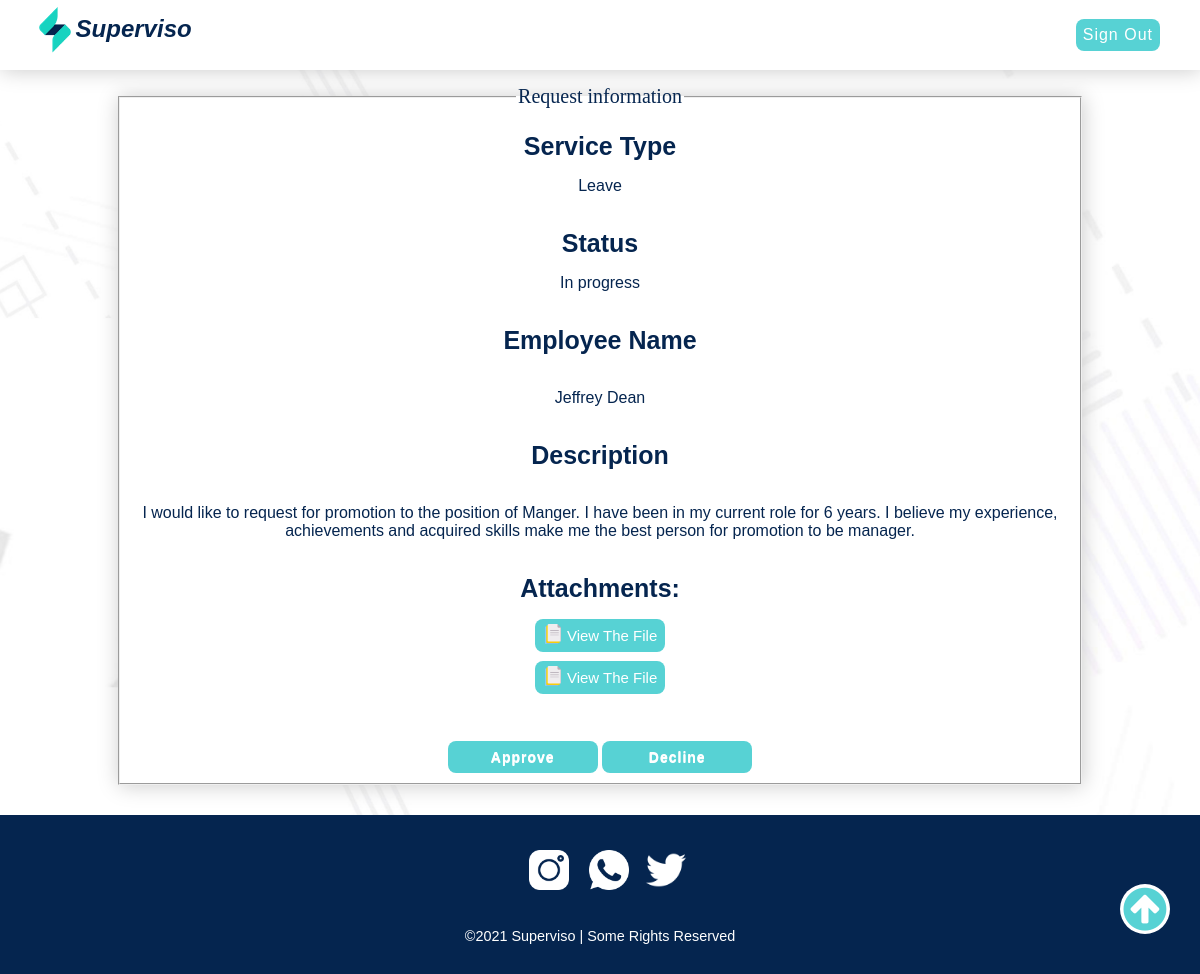
The app's page /request-information-page.php?id=5 (signed in) with its own data.
### tables this page shows
CREATE TABLE `request` (
  `id` int(11) NOT NULL,
  `emp_id` int(4) NOT NULL,
  `service_id` int(4) NOT NULL,
  `description` varchar(1000) NOT NULL,
  `attachment1` varchar(1000) NOT NULL,
  `attachment2` varchar(1000) NOT NULL,
  `status` varchar(30) NOT NULL
);

CREATE TABLE `service` (
  `id` int(11) NOT NULL,
  `type` varchar(20) NOT NULL
);

CREATE TABLE `employee` (
  `id` int(11) NOT NULL,
  `emp_number` int(8) NOT NULL,
  `first_name` varchar(20) NOT NULL,
  `last_name` varchar(20) NOT NULL,
  `job_title` varchar(20) NOT NULL,
  `password` varchar(60) NOT NULL
);

### include/functions.php (called while the page is built, shortened)
<?php
function getRequestInfo($id)
{
    global $conn;
    $id = mysqli_real_escape_string($conn, $id);
    $sql = "SELECT r.*, e.first_name AS emp_first_name, e.last_name AS emp_last_name, s.type AS service_type FROM `Request` r, `Employee` e, `Service` s WHERE r.emp_id = e.id AND r.service_id = s.id AND r.id = '$id';";
    $result = mysqli_query($conn, $sql);
    if ($result) {
        $request = mysqli_fetch_assoc($result);
        return $request;
    }
    return false;
}

### request-information-page.php (the view, shortened to what this page needs)
<?php
require_once('include/db_conn.php');
include('include/functions.php');
if ($_SESSION['is_manager']) {
  $user_type = "manager";
} else {
  $user_type = "employee";
}
$request = false;
if (isset($_GET['id'])) {
  $request_id = $_GET['id'];
  $request = getRequestInfo($request_id);
}
?>
<!DOCTYPE html>
<html lang="en">
<head>
    <link rel="stylesheet" href="css/style2.css">
      <link rel="stylesheet" href="css/requestinfo.css">
    <link rel="stylesheet" href="https://stackpath.bootstrapcdn.com/font-awesome/4.7.0/css/font-awesome.min.css">
</head>
<body>
    <header>
        <div class="navbar">
            <img id="LOGO" src="images/logo.png" height="70" alt="logo">
            <a class="logo" href="index.php" accesskey="h"><em>Superv<span>i</span>so</em></a>
              <a id="Button" href="signout.php"> Sign Out</a>
                </div>
    </header>
<main>
  <form id="editfForm" name="FormE">
    <fieldset>
      <legend id="edit">
        Request information
      </legend>
      <br>
      <?php if ($request) { ?>
        <label for="service" class="Tit"> Service Type </label><br>
        <p> <?php echo $request['service_type'] ;?> </p>
        <br>
        <label for="service" class="Tit"> Status</label><br>
        <p><?php echo $request['status']; ?></p>
        <br>
        <label for="service" class="Tit"> Employee Name </label><br>
        <br>
        <p><?php echo $request['emp_first_name']; ?> <?php echo $request['emp_last_name'] ;?></p>
        <br>
        <label for="service" class="Tit"> Description </label><br>
        <br>
        <p><?php echo $request['description']; ?></p>
        <br>
        <label for="service" class="Tit"> Attachments: </label><br>
        <br>
        <?php
        if($request['attachment1'] != ''){
        if (@is_array(getimagesize($request['attachment1']))) { ?>
          <img height="150" width="150" src="<?php echo $request['attachment1'] ;?>">
        <?php } else { ?>
          <a id="doc" target="_blank" href="<?php echo $request['attachment1']; ?>" download><img id="Doc" height="20" width="20" src="images/documents.png"> View The File</a> <br><br>
        <?php } ?>
         <?php } ?>
        <?php
        if($request['attachment2'] != ''){
          if (@is_array(getimagesize($request['attachment2']))) { ?>
          <img height="150" width="150" src="<?php echo $request['attachment2'] ;?>">
        <?php } else { ?>
          <a id="doc" target="_blank" href="<?php echo $request['attachment2']; ?>" download><img id="Doc" height="20" width="20" src="images/documents.png"> View The File</a> <br><br>
        <?php } ?>
          <?php } ?>
        <br>
        <br>
        <div class="buttons">
          <?php if ($user_type == "manager") { ?>
            <?php if ($request['status'] == 'In progress' || $request['status'] == 'Decline') { ?>
        <input class="btn" type="button" value="Approve" onClick="approveReq(<?php echo $request['id']; ?>)">
            <?php } ?>
            <?php if ($request['status'] == 'In progress' || $request['status'] == 'Approved') { ?>
              <input type="button" class="btn" id="decline" value="Decline" onClick="declineReq(<?php echo $request['id']; ?>)">
            <?php } ?>
          <?php } else { ?>
            <input type="button" class="btn" id="edit" value="Edit" onClick="Editreq(<?php echo $request['id']; ?>)">
          <?php } ?>
        </div>
      <?php } else { ?>
        <p> request not found </p>
      <?php } ?>
    </fieldset>
  </form>
</main>
<?php include("include/footer.php"); ?>

### css/requestinfo.css (style rules this page uses)
body { background: url(../images/background2.png) no-repeat; background-size: cover; width: 100%; overflow-x: hidden !important; margin: 0; padding: 0; font-family: Arial, sans-serif; background-color: #ffffff; }
em { position: relative; bottom: 10px; right: 70px; }
#LOGO { position: relative; left: 20px; }
#Button { text-decoration: none; background-color: #57d2d4; color: #ffff; letter-spacing: 1px; border-style: none; padding: 5px; border-radius: 8px; padding: 7px; position: relative; right: 40px; }
.logo { text-decoration: none; font-weight: bold; color: #05254f; font-size: 30px; flex: 1 1 auto; height: 20px; width: 40px; margin-left: 5%; }
.navbar { box-shadow: 0.5px 0.5px 20px rgb(204, 204, 204); position: relative; display: flex; justify-content: center; align-items: center; flex-direction: row; flex-wrap: wrap; background-color: white; width: 100%; height: 70px; z-index: 1; }
#doc { border-radius: 8px; background-color: #57d2d4; padding: 8px; margin: 5x; }
a#doc { font-size: 15px; color: white; text-decoration: none; }
#edit { font: 20px bold; }
fieldset { height: 50%; width: 80%; background: #ffffff; margin: auto; text-align: center; }
.btn { width: 150px; height: 32px; outline: none; color: #57d2d4; font-weight: bold; border: 0px solid #f26724; text-shadow: 0px 0.5px 0.5px #fff; border-radius: 8px; font-weight: 600; color: white; letter-spacing: 1px; font-size: 14px; background-color: #57d2d4; -webkit-transition: 1s; -moz-transition: 1s; transition: 1s; }
.Tit { font-size: 25px; font-weight: bold; }
fieldset { box-shadow: 0.5px 0.5px 20px rgb(204, 204, 204); color: #05254f; }
#Doc { position: relative; top: 3px; }
legend { font-weight: bold; }
form { margin: 15px; position: relative; }

### request-information-page.php (style rules this page uses)
.logo { font-size: 24px; position: relative; left: 1.3%; }

### records on screen
request: service.type "Leave", status "In progress", emp.first_name "Jeffrey", emp.last_name "Dean", description "I would like to request for promotion to the position of Manger. I have been in my current role for 6 years. I believe my experience, achievements and acquired skills make me the best person for promotion to be manager."
